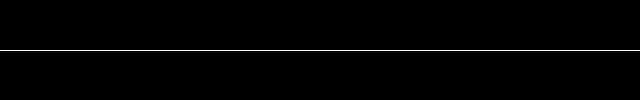
Frame 1 (no input)
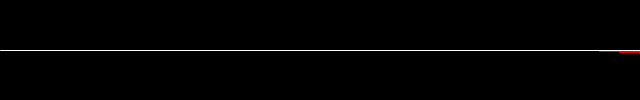
Frame 60 (the mouse pressed at the canvas centre just before this capture)
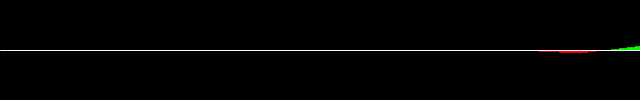
Frame 120 (the mouse held since frame 60 and released just before this capture)

The Processing sketch that drew these frames (run headless with seeded random() and noise(); from frame 60 on, the mouse is pressed at the canvas centre):

// Processing sketch: UI_Graph
// ── UI_Graph.pde
/*
* Real-time graph of shop floor profit based on machine active time
*/
 
int[] yvals;
int Overhead = 50;
int Profit   = 175;

void setup() 
{
  size(640, 100);
  //noSmooth();
  yvals = new int[width];
}

int arrayindex = 0;

void draw()
{
  background(0);
  
  for(int i = 1; i < width; i++) 
  { 
    yvals[i-1] = yvals[i];
  } 
  
  // Add the new values to the end of the array 
  yvals[width-1] -= Overhead;  // the costs are always applied
  if(mousePressed)
  {
    yvals[width-1] += Profit;  // profit is applied when the machines are running
  }
     
  fill(0,0,0);
  noStroke();

  rect(0, height, width, height);

  for(int i=1; i<width; i++) 
  {
    if(yvals[i] > 0)
    {
      stroke(0,255,0);
      line(i, ((height*.5)-yvals[i]/1000), i, height/2);
    }
    else
    {
      stroke(255,0,0);
      line(i, ((height*.5)-yvals[i]/1000), i, height/2);
    }
  }
  stroke(255);
  line(0, height/2, width, height/2);
  
}
